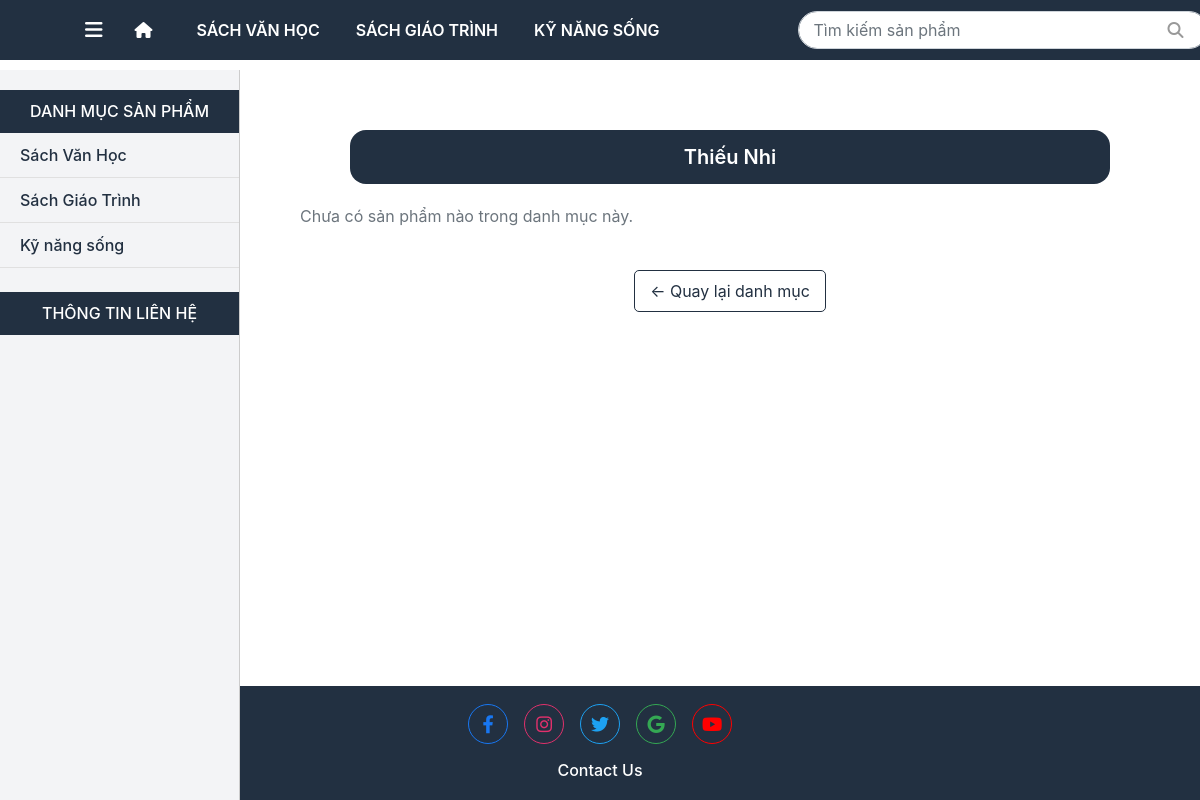
/categories/Thiếu Nhi/, run on an earlier commit of the app's database.
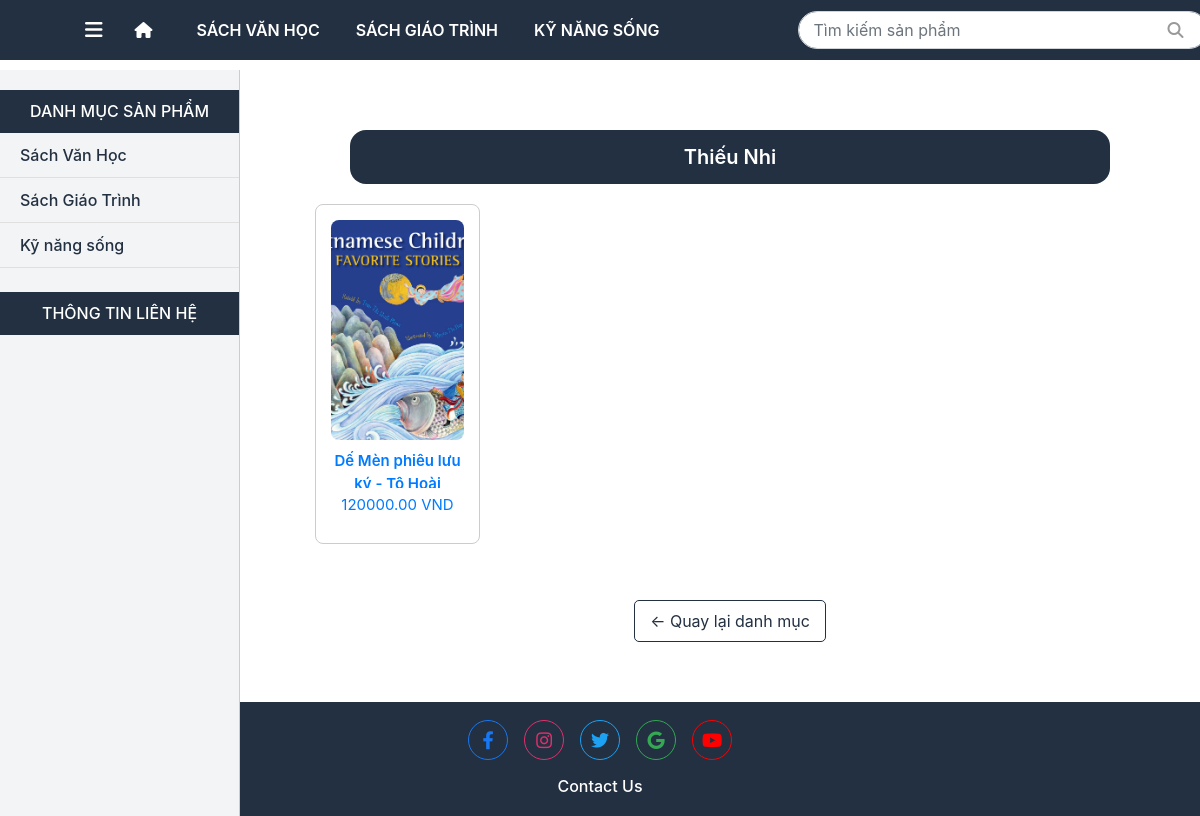
And on a later commit of the database.
### booksale_app/models.py (models this page shows, shortened)
class Category(models.Model):
    category_name = models.CharField(
        max_length = 255,
        blank=False, null=False,
        help_text = "Tên danh mục"
    )
    description = models.TextField(
        blank=False, null=False,
        help_text = "Mô tả"
    )
    created_at = models.DateTimeField(
        auto_now_add=True
    )
    updated_at = models.DateTimeField(
        auto_now_add=True
    )

class Product(models.Model):
    product_name = models.CharField(
        max_length = 255,
        blank=False, null=False,
        help_text = "Tên sản phẩm"
    )
    description = models.TextField(
        blank=False, null=False,
        help_text = "Mô tả"
    )
    image = models.ImageField(upload_to='products/', null=True, blank=True)
    cost_price = models.DecimalField(
        max_digits=10,
        decimal_places=2
    )
    sell_price = models.DecimalField(
        max_digits=10,
        decimal_places=2
    )
    quantity = models.PositiveIntegerField(default=0)
    publisher = models.ForeignKey(
        Publisher,
        on_delete=models.CASCADE
    )
    category = models.ForeignKey(
        Category,
        on_delete=models.CASCADE
    )
    genre = models.ManyToManyField(
        'Genre',
        through="Genre_Item")
    cart = models.ManyToManyField(
        'Cart',
        through='Cart_Item'
    )
    order = models.ManyToManyField(
        'Order',
         through="Order_Item"
    )

### booksale_app/views/user_view/category.py (the view)
# urls.py: path('categories/<str:category_name>/', views.category_detail_view, name='category_detail'),
def category_detail_view(request, category_name):
    category = Category.objects.get(category_name=category_name)
    products = category.product_set.all()
    return render(request, 'user_temp/product/category_detail.html', {
        'category': category,
        'products': products
    })

### booksale_app/context_processors.py (called while the page is built, shortened)
def categories_and_cart(request):
    context = {
        'categories': Category.objects.all()[:3],  # Lấy 3 categories đầu tiên cho menu
        'cart_count': 0
    }
    return context

### booksale_app/templates/user_temp/product/category_detail.html (shortened to what this page needs)
{% extends 'user_temp/base.html' %}
{% load static %}
{% block content %}
<div class="container-fluid">
    <div class="sidebar">
        <h5>DANH MỤC SẢN PHẨM</h5>
        {% for cat in categories %}
            <a href="{% url 'category_detail' cat.category_name %}">
                {{ cat.category_name }}
            </a>
        {% endfor %}
        <h5 class="mt-4">THÔNG TIN LIÊN HỆ</h5>
    </div>
    <div class="main-content">
        <div class="category-title">{{ category.category_name }}</div>
        <div class="row">
            {% for product in products %}
                <div class="col-md-3 col-6">
                    <div class="product-card">
                        <a href="{% url 'product_detail_user' product.id %}">
                            {% if product.image %}
                                <img src="{{ product.image.url }}" alt="{{ product.product_name }}">
                            {% else %}
                                <img src="{% static 'images/default.jpg' %}" alt="Không có ảnh">
                            {% endif %}
                            <p class="product-name">{{ product.product_name }}</p>
                            <p class="product-price">{{ product.sell_price }} VND</p>
                        </a>
                    </div>
                </div>
            {% empty %}
                <p class="text-center text-muted">Chưa có sản phẩm nào trong danh mục này.</p>
            {% endfor %}
        </div>
        <div class="text-center mt-3">
            <a href="{% url 'category' %}" class="view-more">← Quay lại danh mục</a>
        </div>
    </div>
</div>
{% endblock %}

### booksale_app/templates/user_temp/base.html (shortened to what this page needs)
<!DOCTYPE html>
<html lang="en">
    <head>
        <link
            rel="stylesheet"
            href="https://stackpath.bootstrapcdn.com/bootstrap/4.4.1/css/bootstrap.min.css"
        />
        <link rel="stylesheet" href="https://cdnjs.cloudflare.com/ajax/libs/font-awesome/6.4.0/css/all.min.css" />
    </head>
    <body>
        <nav class="navbar navbar-expand-lg navbar-custom fixed-top">
            <div class="container-fluid">
                <div class="d-flex align-items-center">
                    <a class="navbar-brand text-white d-none d-lg-block" href="#"><i class="fa-solid fa-bars"></i></a>
                    <a class="nav-link" href="{% url 'home' %}"><i class="fa-solid fa-house"></i></a>
                </div>
                <div class="collapse navbar-collapse" id="navbarNav">
                    <ul class="navbar-nav mr-auto">
                        {% for category in categories %}
                        <li class="nav-item">
                            <a class="nav-link nav-link-custom" href="{% url 'category_detail' category.id %}"
                                >{{ category.category_name|upper }}</a
                            >
                        </li>
                        {% endfor %}
                    </ul>
                    <form class="d-flex ms-auto search-box align-items-left" role="search">
                        <input class="form-control" type="search" placeholder="Tìm kiếm sản phẩm" aria-label="Search" />
                        <button class="btn btn-link text-white" type="submit">
                            <i class="icon-search fa-solid fa-magnifying-glass" style="color: #999999"></i>
                        </button>
                    </form>
                </div>
            </div>
        </nav>
        <div class="content-wrapper">
             {% block content %}{% endblock %}
        </div>
        <footer class="footer text-center">
            <div class="container">
                <div class="row">
                    <div class="col-12">
                        <div class="social-icons d-flex justify-content-center">
                            <a href="#" class="facebook"><i class="fab fa-facebook-f"></i></a>
                            <a href="#" class="instagram"><i class="fab fa-instagram"></i></a>
                            <a href="#" class="twitter"><i class="fab fa-twitter"></i></a>
                            <a href="#" class="google"><i class="fab fa-google"></i></a>
                            <a href="#" class="youtube"><i class="fab fa-youtube"></i></a>
                        </div>
                        <div class="contact-text">Contact Us</div>
                    </div>
                </div>
            </div>
        </footer>
    </body>
</html>

What changed in the data, as far as the page shows it:
added Product: image (picture), product_name "Dế Mèn phiêu lưu ký - Tô Hoài", sell_price "120000.00"
Also different on the page:
text no longer shown: "Chưa có sản phẩm nào trong danh mục này."
